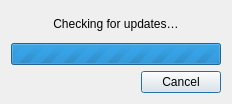
<?xml version="1.0" encoding="UTF-8"?>
<ui version="4.0">
 <class>ProgressDialog</class>
 <widget class="QDialog" name="ProgressDialog">
  <property name="windowModality">
   <enum>Qt::WindowModal</enum>
  </property>
  <property name="geometry">
   <rect>
    <x>0</x>
    <y>0</y>
    <width>232</width>
    <height>104</height>
   </rect>
  </property>
  <property name="windowTitle">
   <string>Check for Updates</string>
  </property>
  <property name="modal">
   <bool>true</bool>
  </property>
  <layout class="QVBoxLayout" name="verticalLayout">
   <item>
    <widget class="QLabel" name="label">
     <property name="text">
      <string>Checking for updates…</string>
     </property>
     <property name="alignment">
      <set>Qt::AlignCenter</set>
     </property>
    </widget>
   </item>
   <item>
    <widget class="QProgressBar" name="progressBar">
     <property name="maximum">
      <number>0</number>
     </property>
     <property name="textVisible">
      <bool>false</bool>
     </property>
    </widget>
   </item>
   <item>
    <widget class="QDialogButtonBox" name="buttonBox">
     <property name="orientation">
      <enum>Qt::Horizontal</enum>
     </property>
     <property name="standardButtons">
      <set>QDialogButtonBox::Cancel</set>
     </property>
    </widget>
   </item>
  </layout>
 </widget>
 <resources/>
 <connections>
  <connection>
   <sender>buttonBox</sender>
   <signal>rejected()</signal>
   <receiver>ProgressDialog</receiver>
   <slot>close()</slot>
   <hints>
    <hint type="sourcelabel">
     <x>161</x>
     <y>63</y>
    </hint>
    <hint type="destinationlabel">
     <x>185</x>
     <y>78</y>
    </hint>
   </hints>
  </connection>
 </connections>
</ui>
